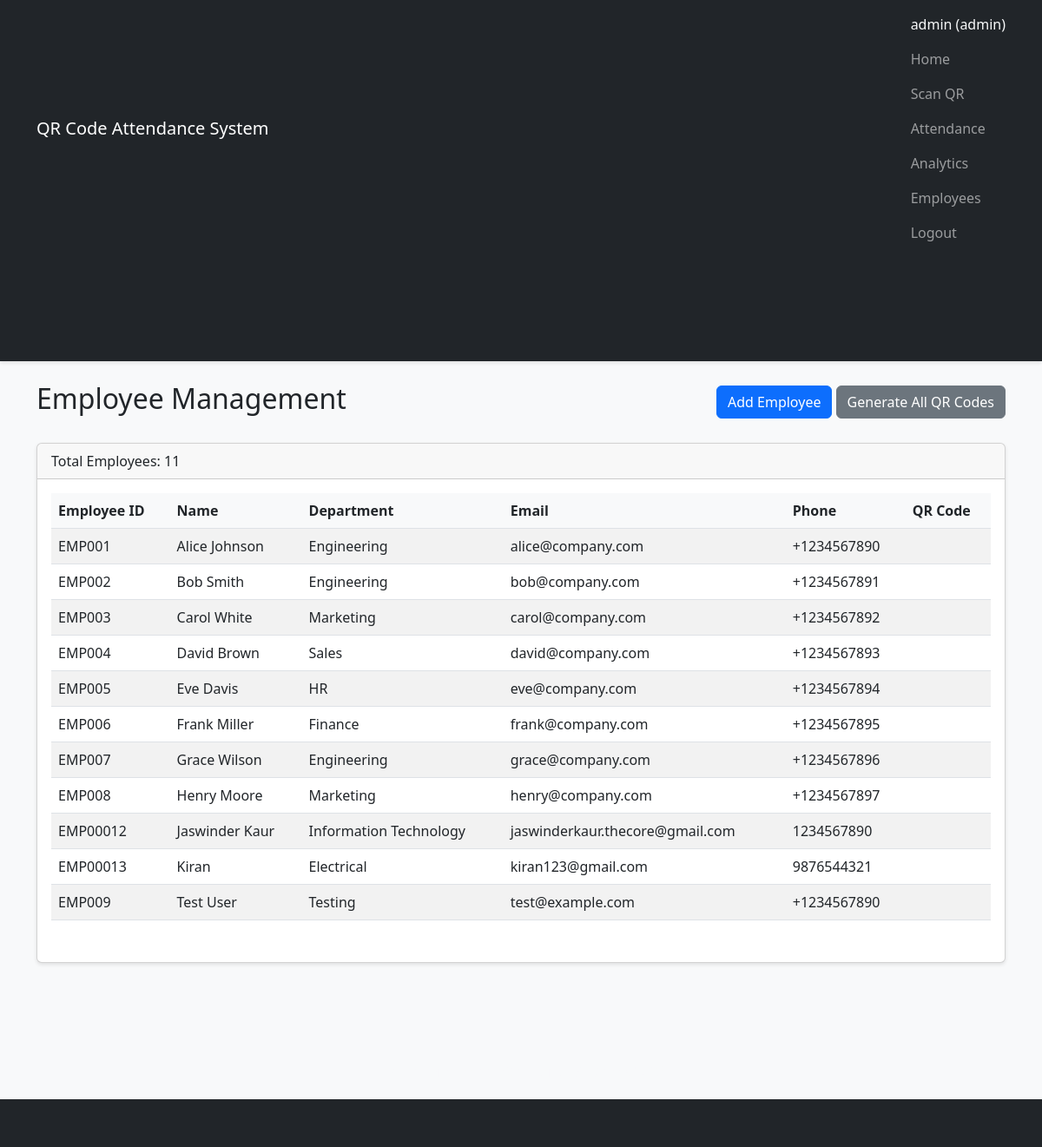
Page /employees (signed in) on the committed database.
### tables this page shows
CREATE TABLE employees (
            id INTEGER PRIMARY KEY AUTOINCREMENT,
            employee_id TEXT UNIQUE NOT NULL,
            name TEXT NOT NULL,
            department TEXT NOT NULL,
            email TEXT,
            phone TEXT,
            created_at TIMESTAMP DEFAULT CURRENT_TIMESTAMP
        );

### src/app.py (the view)
@app.route("/employees")
@admin_required
def employees_page():
    employees = attendance_manager.get_all_employees()
    return render_template("employees.html", employees=employees)

### src/app.py (called while the page is built)
def admin_required(f):
    @wraps(f)
    def decorated_function(*args, **kwargs):
        if "user_id" not in session:
            flash("Please log in to access this page.", "warning")
            return redirect(url_for("login_page"))
        if session.get("user_role") != "admin":
            flash("Access denied. Admin privileges required.", "danger")
            return redirect(url_for("scan_page"))
        return f(*args, **kwargs)
    return decorated_function

### src/attendance_manager.py (called while the page is built)
    def get_all_employees(self):
        conn = get_connection()
        cursor = conn.cursor()
        cursor.execute("SELECT * FROM employees ORDER BY name")
        rows = cursor.fetchall()
        conn.close()
        return [dict(row) for row in rows]

### src/database.py (called while the page is built)
def get_connection():
    conn = sqlite3.connect(DB_PATH)
    conn.row_factory = sqlite3.Row
    conn.execute("PRAGMA foreign_keys = ON")
    return conn

### templates/employees.html (shortened to what this page needs)
{% extends "layout.html" %}
{% block content %}
<div class="d-flex justify-content-between align-items-center mb-4">
    <h2>Employee Management</h2>
    <div>
        <a href="{{ url_for('add_employee') }}" class="btn btn-primary">Add Employee</a>
        <a href="{{ url_for('generate_qr_codes') }}" class="btn btn-secondary">Generate All QR Codes</a>
    </div>
</div>
<div class="card">
    <div class="card-header">
        Total Employees: {{ employees|length }}
    </div>
    <div class="card-body">
        {% if employees %}
        <table class="table table-striped table-hover">
            <thead>
                <tr>
                    <th>Employee ID</th>
                    <th>Name</th>
                    <th>Department</th>
                    <th>Email</th>
                    <th>Phone</th>
                    <th>QR Code</th>
                </tr>
            </thead>
            <tbody>
                {% for emp in employees %}
                <tr>
                    <td>{{ emp.employee_id }}</td>
                    <td>{{ emp.name }}</td>
                    <td>{{ emp.department }}</td>
                    <td>{{ emp.email or '-' }}</td>
                    <td>{{ emp.phone or '-' }}</td>
                    <td>
                    </td>
                </tr>
                {% endfor %}
            </tbody>
        </table>
        {% else %}
        <p class="text-muted">No employees added yet. <a href="{{ url_for('add_employee') }}">Add your first employee</a>.</p>
        {% endif %}
    </div>
</div>
{% endblock %}

### templates/layout.html (shortened to what this page needs)
<!DOCTYPE html>
<html lang="en">
<head>
    <link href="https://cdn.jsdelivr.net/npm/bootstrap@5.3.0/dist/css/bootstrap.min.css" rel="stylesheet">
    <link rel="stylesheet" href="{{ url_for('static', filename='css/style.css') }}">
</head>
<body>
    <nav class="navbar navbar-dark bg-dark">
        <div class="container">
            <a class="navbar-brand" href="{{ url_for('index') }}">QR Code Attendance System</a>
            <div class="navbar-nav ms-auto">
                {% if session.user_id %}
                    <span class="nav-link text-light">
                        {{ session.username }} ({{ session.user_role }})
                    </span>
                    {% if session.user_role == 'admin' %}
                        <a class="nav-link" href="{{ url_for('index') }}">Home</a>
                        <a class="nav-link" href="{{ url_for('scan_page') }}">Scan QR</a>
                        <a class="nav-link" href="{{ url_for('attendance_page') }}">Attendance</a>
                        <a class="nav-link" href="{{ url_for('analytics_page') }}">Analytics</a>
                        <a class="nav-link" href="{{ url_for('employees_page') }}">Employees</a>
                    {% else %}
                        <a class="nav-link" href="{{ url_for('scan_page') }}">Scan QR</a>
                    {% endif %}
                    <a class="nav-link" href="{{ url_for('logout_page') }}">Logout</a>
                {% else %}
                    <a class="nav-link" href="{{ url_for('login_page') }}">Login</a>
                    <a class="nav-link" href="{{ url_for('register_page') }}">Register</a>
                {% endif %}
            </div>
        </div>
    </nav>
    <div class="container mt-4">
        {% block content %}{% endblock %}
    </div>
    <footer class="footer bg-dark text-light text-center py-3 mt-5">
        <div class="container">
            <span>QR Code Employee Attendance System &copy; 2026</span>
        </div>
    </footer>
</body>
</html>

### static/css/style.css (style rules this page uses)
body { background-color: #f8f9fa; margin-bottom: 60px; }
.card { box-shadow: 0 2px 4px rgba(0,0,0,0.1); margin-bottom: 2rem; }
.navbar { box-shadow: 0 2px 4px rgba(0,0,0,0.1); }
.footer { position: fixed; bottom: 0; left: 0; width: 100%; height: 55px; background-color: #343a40; color: white; display: flex; justify-content: center; align-items: center; padding: 0; margin: 0; z-index: 1000; }
.container { padding-bottom: 120px; }
.btn { cursor: pointer; pointer-events: auto; position: relative; z-index: 10; min-width: 120px; }
.card-body { padding-bottom: 2rem; }
.table th { background-color: #f8f9fa; }

### rows in the picture
employees: employee_id "EMP001", name "Alice Johnson", department "Engineering", email "alice@company.com", phone "+1234567890"
employees: employee_id "EMP002", name "Bob Smith", department "Engineering", email "bob@company.com", phone "+1234567891"
employees: employee_id "EMP003", name "Carol White", department "Marketing", email "carol@company.com", phone "+1234567892"
employees: employee_id "EMP004", name "David Brown", department "Sales", email "david@company.com", phone "+1234567893"
employees: employee_id "EMP005", name "Eve Davis", department "HR", email "eve@company.com", phone "+1234567894"
employees: employee_id "EMP006", name "Frank Miller", department "Finance", email "frank@company.com", phone "+1234567895"
employees: employee_id "EMP007", name "Grace Wilson", department "Engineering", email "grace@company.com", phone "+1234567896"
employees: employee_id "EMP008", name "Henry Moore", department "Marketing", email "henry@company.com", phone "+1234567897"
employees: employee_id "EMP00012", name "Jaswinder Kaur", department "Information Technology", email "jaswinderkaur.thecore@gmail.com", phone "1234567890"
employees: employee_id "EMP00013", name "Kiran", department "Electrical", email "kiran123@gmail.com", phone "9876544321"
employees: employee_id "EMP009", name "Test User", department "Testing", email "test@example.com", phone "+1234567890"

### other values in the picture
{{ session.username }} "admin"
{{ session.user_role }} "admin"
{{ employees|length }} "11"
